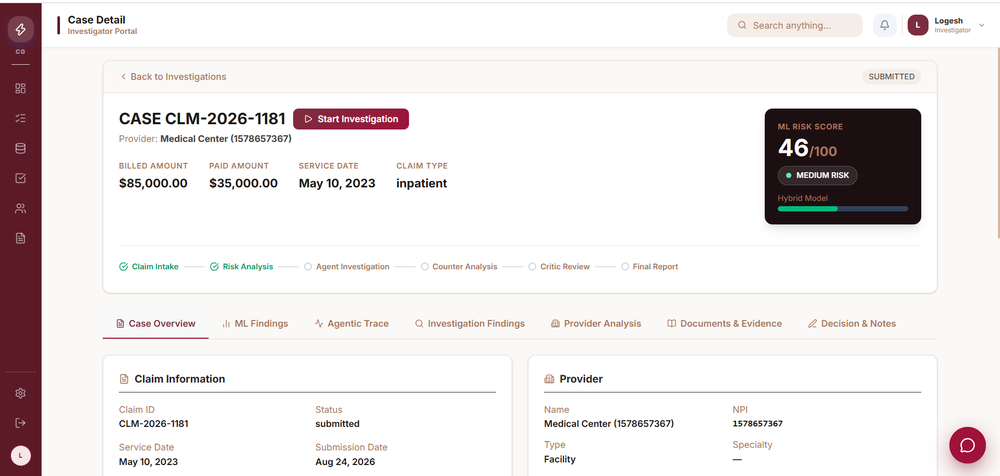
#> input picture images/1.png, 1000 x 476 px, shrunk from 1917 x 912 before the run
$ python -i ocr.py   (imports and definitions only)
#> lines starting #> are read from the running program, lines starting #| are printed output that depends on the picture
import pytesseract

from PIL import Image, ImageOps, ImageFilter


pytesseract.pytesseract.tesseract_cmd = (
    r"C:\Program Files\Tesseract-OCR\tesseract.exe"
)


def preprocess_image(image):

    image = image.convert("L")

    image = ImageOps.autocontrast(image)

    image = image.filter(
        ImageFilter.SHARPEN
    )

    return image


def extract_ocr_text(image):

    image = preprocess_image(image)

    text = pytesseract.image_to_string(
        image,
        config="--psm 6"
    )

    return text

>>> from PIL import Image
>>> picture = Image.open('../images/1.png')
#> picture is the input picture: PIL image 1000x476 RGBA; mean R, G, B, A 234.1, 229.4, 229.3, 255
>>> result = preprocess_image(picture)
#> in preprocess_image, `image = image.convert("L")`:
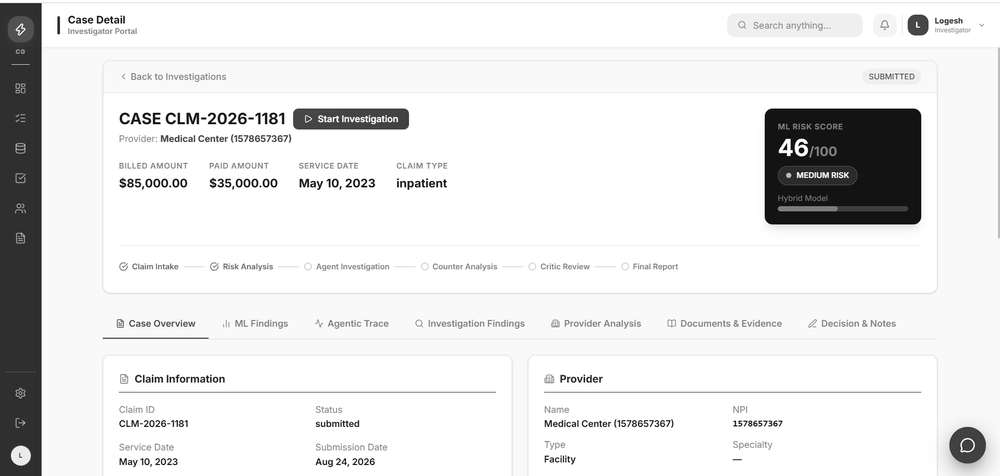
#> image: PIL image 1000x476 L; min 0, max 255, mean 230.8

$ run again, on images/2.png
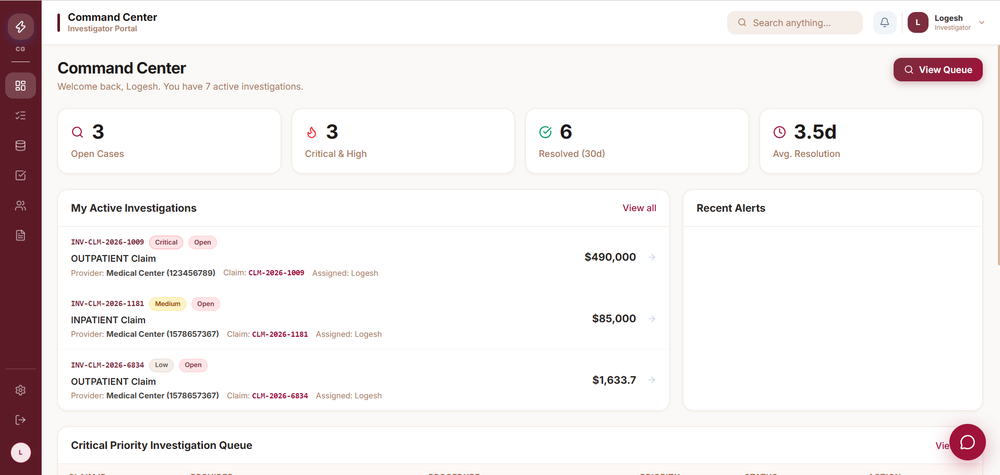
#> input picture images/2.png, 1000 x 475 px, shrunk from 1917 x 911 before the run
#> picture is the input picture: PIL image 1000x475 RGBA; mean R, G, B, A 243.1, 238.5, 238.5, 255
#> in preprocess_image, `image = image.convert("L")`:
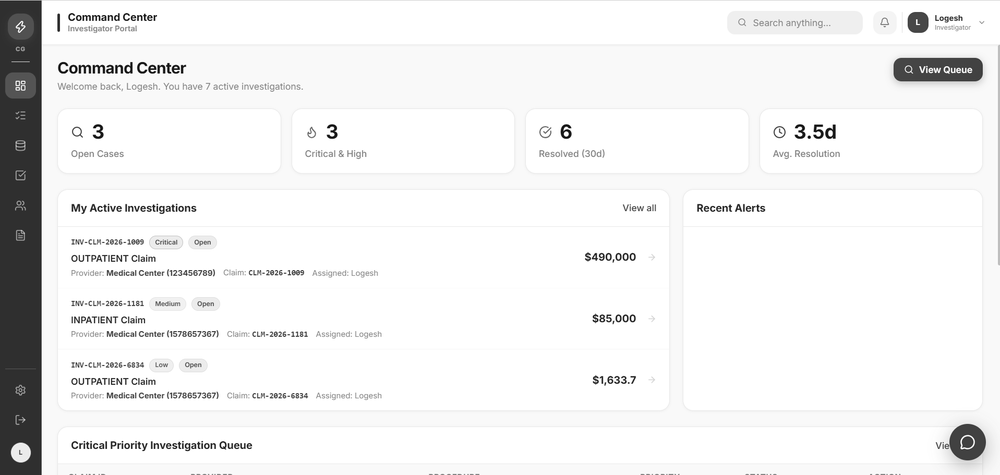
#> image: PIL image 1000x475 L; min 0, max 255, mean 239.9

$ run again, on images/3.png
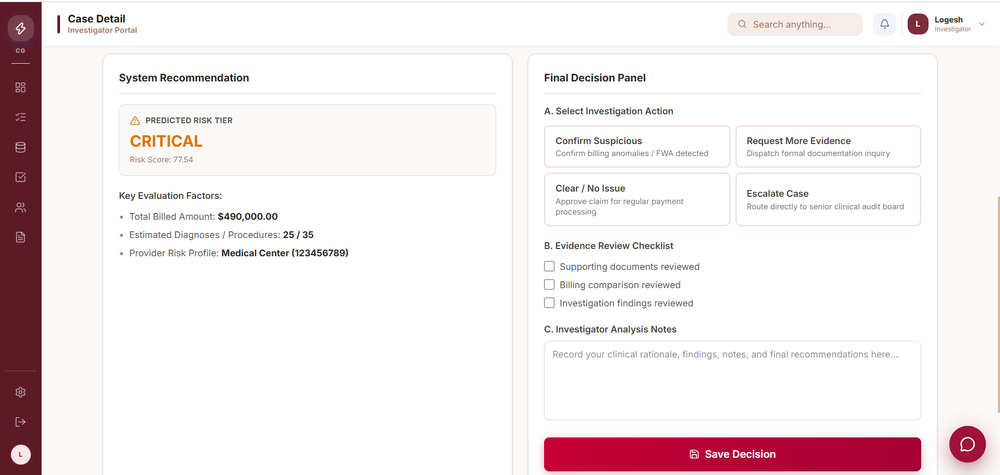
#> input picture images/3.png, 1000 x 475 px, shrunk from 1917 x 910 before the run
#> picture is the input picture: PIL image 1000x475 RGBA; mean R, G, B, A 241.8, 233.2, 234.7, 255
#> in preprocess_image, `image = image.convert("L")`:
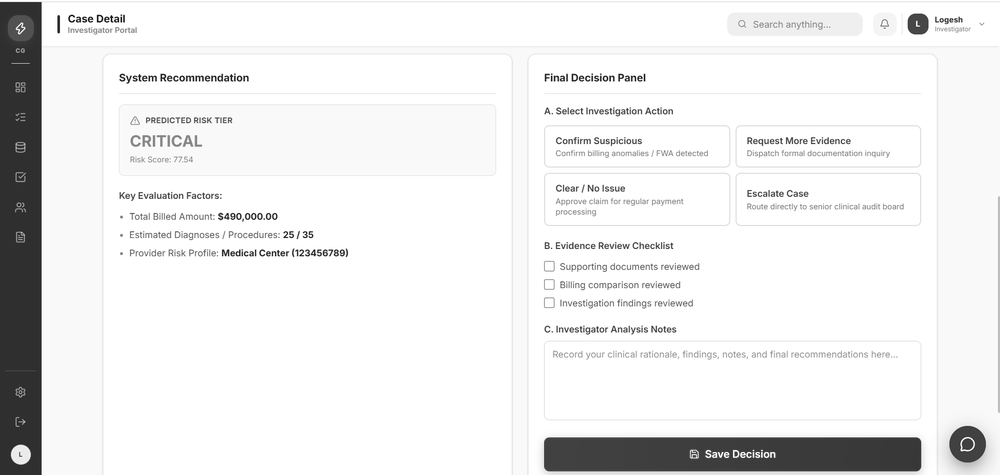
#> image: PIL image 1000x475 L; min 1, max 255, mean 235.9

$ run again, on images/4.png
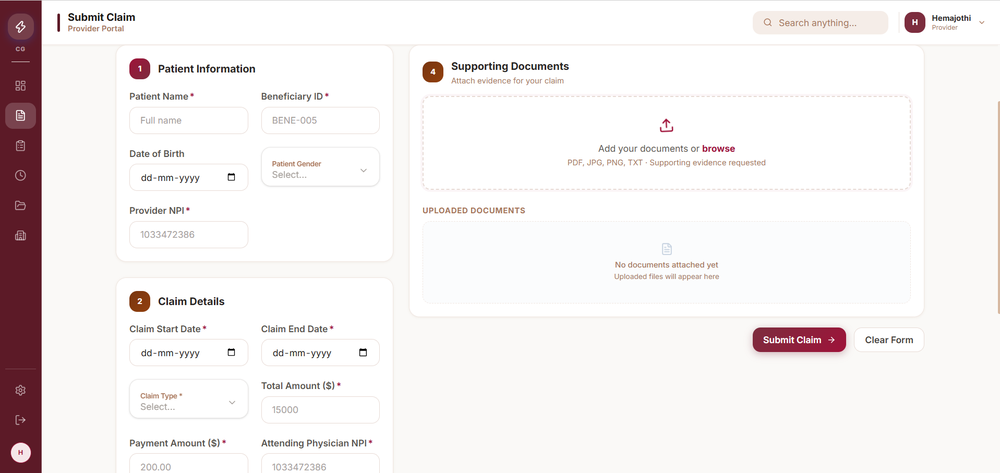
#> input picture images/4.png, 1000 x 473 px, shrunk from 1917 x 907 before the run
#> picture is the input picture: PIL image 1000x473 RGBA; mean R, G, B, A 243.1, 239, 238.9, 255
#> in preprocess_image, `image = image.convert("L")`:
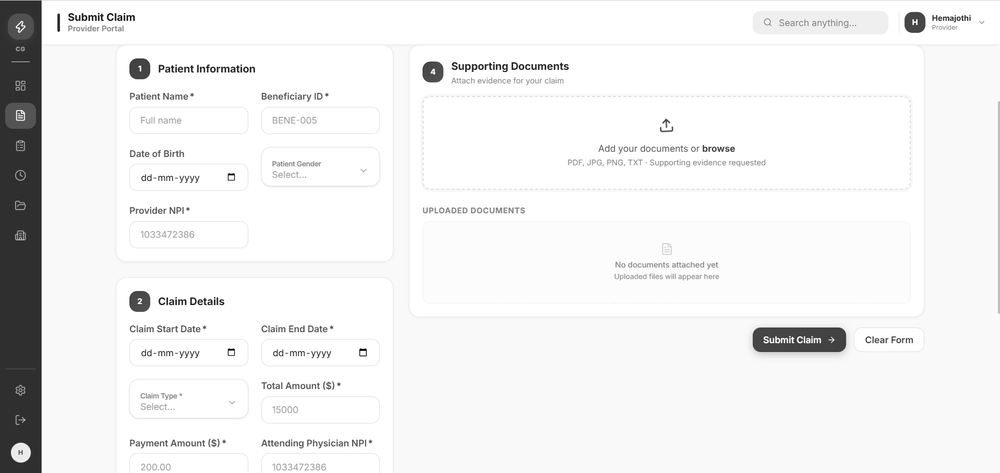
#> image: PIL image 1000x473 L; min 0, max 255, mean 240.2
